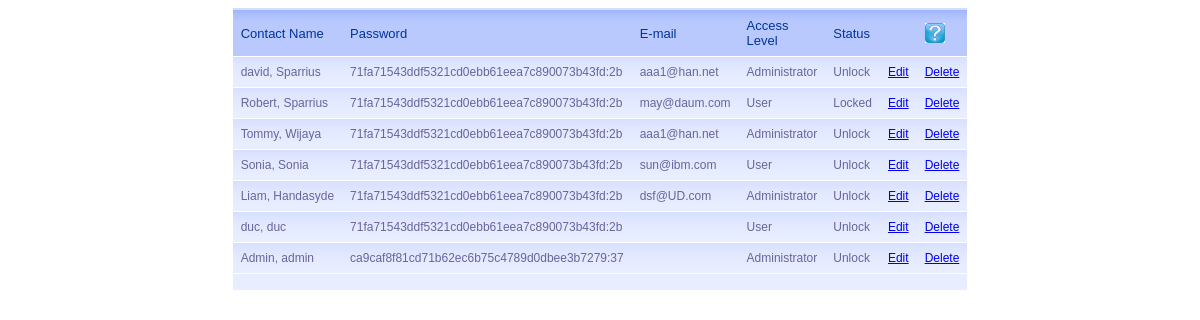
Screenshot of /ms_crm/admin/AgentAdmin_management/ViewAgent.php with the database file from the repository.
### tables this page shows
CREATE TABLE `agent` (
   `agent_ID` int(11) not null auto_increment,
   `ag_fName` varchar(50) not null,
   `ag_lName` varchar(50) not null,
   `ag_password` varchar(50) not null,
   `ag_levelAccess` varchar(5) not null,
   `ag_logAttempts` int(5) not null,
   `contact_id` int(20) not null,
   PRIMARY KEY (`agent_ID`),
   KEY `FKIndex1` (`contact_id`)
);

CREATE TABLE `personal_details` (
   `contact_ID` int(20) not null auto_increment,
   `cont_email` varchar(50) not null,
   `cont_mobile` varchar(20) not null,
   `cont_streetNo` varchar(10) not null,
   `cont_street` varchar(50) not null,
   `cont_city` varchar(50) not null,
   `cont_state` varchar(5) not null,
   `cont_country` varchar(20) not null,
   `cont_zip` int(4) not null,
   `cont_phone` varchar(20) not null,
   PRIMARY KEY (`contact_ID`)
);

### ms_crm/admin/AgentAdmin_management/ViewAgent.php (the view, shortened to what this page needs)
<link href="../style/tablestyle.css" rel="stylesheet" type="text/css" /></style>
<table id="gradient-style" style="width:700"  summary="Agent List" align="center">
    <thead>
   	  	<tr>
            <th width="180" scope="col">Contact Name</th>
            <th width="164" scope="col">Password</th>
            <th width="164" scope="col">E-mail</th>
            <th width="160" scope="col">Access Level</th>
            <th width="102" scope="col">Status</th>
            <th width="30" scope="col"></th>
            <th width="33" scope="col"><a href="#"><img src="../../image/help_icon.jpg" width="20"/></a></th>
		</tr>
    </thead>
    <tfoot>
   	  	<tr>
            <td width="180"></td>
            <td></td>
            <td></td>
            <td></td>
            <td></td>
            <td colspan="2" align="center"></td>
       	</tr>
    </tfoot>
    <tbody>
<?php
require("../../db_conection/db_connect.php");
$sql = 'SELECT * FROM `agent`';
$dbRecords = mysql_query($sql, $db_con )
		Or die('Query failed:'.mysql_error());
while( $arrRecords = mysql_fetch_array($dbRecords))
{
	if ($arrRecords["ag_levelAccess"] =="1"){
		$strLevelAccess = "Administrator";
		}else{
			$strLevelAccess = "User";}
	if ($arrRecords["ag_logAttempts"] >= 3){
		$status="Locked";
	}else{
		$status="Unlock";
	}
$contactId = $arrRecords["contact_id"];
$sqlEmail = "SELECT `cont_email` FROM `personal_details` WHERE `personal_details`.`contact_id` = '$contactId'";
$dbRecord = mysql_query($sqlEmail, $db_con ) Or die('Query failed:'.mysql_error());
$row = mysql_fetch_assoc($dbRecord);
$eMail = $row["cont_email"];
echo '		<tr>
					<td>'.$arrRecords["ag_fName"].trim(",&nbsp;").$arrRecords["ag_lName"].'</td>
				  	<td>'.$arrRecords["ag_password"].'</td>
					<td>'.$eMail.'</td>
					<td>'.$strLevelAccess.'</td>
					<td>'.$status.'</td>
					<td><a href="EditAgent.php?txtID='.$arrRecords["agent_ID"].'">Edit</a></td>
					<td><a href="DeleteAgent.php?txtID='.$arrRecords["agent_ID"].'"onclick="return confirm(\'Are you sure you want to delete the agent?\n The record will be deleted and unrecoverable\');">Delete</a></td>
</tr>';
}
?>
  </tbody>
</table>

### ms_crm/admin/style/tablestyle.css (style rules this page uses)
#gradient-style { font-family: "Lucida Sans Unicode", "Lucida Grande", Sans-Serif; font-size: 12px; width: 920px; text-align: left; border-collapse: collapse; }
#gradient-style th { font-size: 13px; font-weight: normal; padding: 8px; background: #b9c9fe url('table-images/gradhead.png') repeat-x; border-top: 2px solid #d3ddff; border-bottom: 1px solid #fff; color: #039; }
#gradient-style td { padding: 8px; border-bottom: 1px solid #fff; color: #669; border-top: 1px solid #fff; background: #e8edff url('table-images/gradback.png') repeat-x; }
#gradient-style tfoot tr td { background: #e8edff; font-size: 12px; color: #99c; }

### rows the page displays
agent: ag_fName "david", ag_lName "Sparrius", ag_password "71fa71543ddf5321cd0ebb61eea7c890073b43fd:2b", personal_details.cont_email "aaa1@han.net", ag_levelAccess "Administrator", ag_logAttempts "Unlock"
agent: ag_fName "Robert", ag_lName "Sparrius", ag_password "71fa71543ddf5321cd0ebb61eea7c890073b43fd:2b", personal_details.cont_email "may@daum.com", ag_levelAccess "User", ag_logAttempts "Locked"
agent: ag_fName "Tommy", ag_lName "Wijaya", ag_password "71fa71543ddf5321cd0ebb61eea7c890073b43fd:2b", personal_details.cont_email "aaa1@han.net", ag_levelAccess "Administrator", ag_logAttempts "Unlock"
agent: ag_fName "Sonia", ag_lName "Sonia", ag_password "71fa71543ddf5321cd0ebb61eea7c890073b43fd:2b", personal_details.cont_email "sun@ibm.com", ag_levelAccess "User", ag_logAttempts "Unlock"
agent: ag_fName "Liam", ag_lName "Handasyde", ag_password "71fa71543ddf5321cd0ebb61eea7c890073b43fd:2b", personal_details.cont_email "dsf@UD.com", ag_levelAccess "Administrator", ag_logAttempts "Unlock"
agent: ag_fName "duc", ag_lName "duc", ag_password "71fa71543ddf5321cd0ebb61eea7c890073b43fd:2b", ag_levelAccess "User", ag_logAttempts "Unlock"
agent: ag_fName "Admin", ag_lName "admin", ag_password "ca9caf8f81cd71b62ec6b75c4789d0dbee3b7279:37", ag_levelAccess "Administrator", ag_logAttempts "Unlock"
